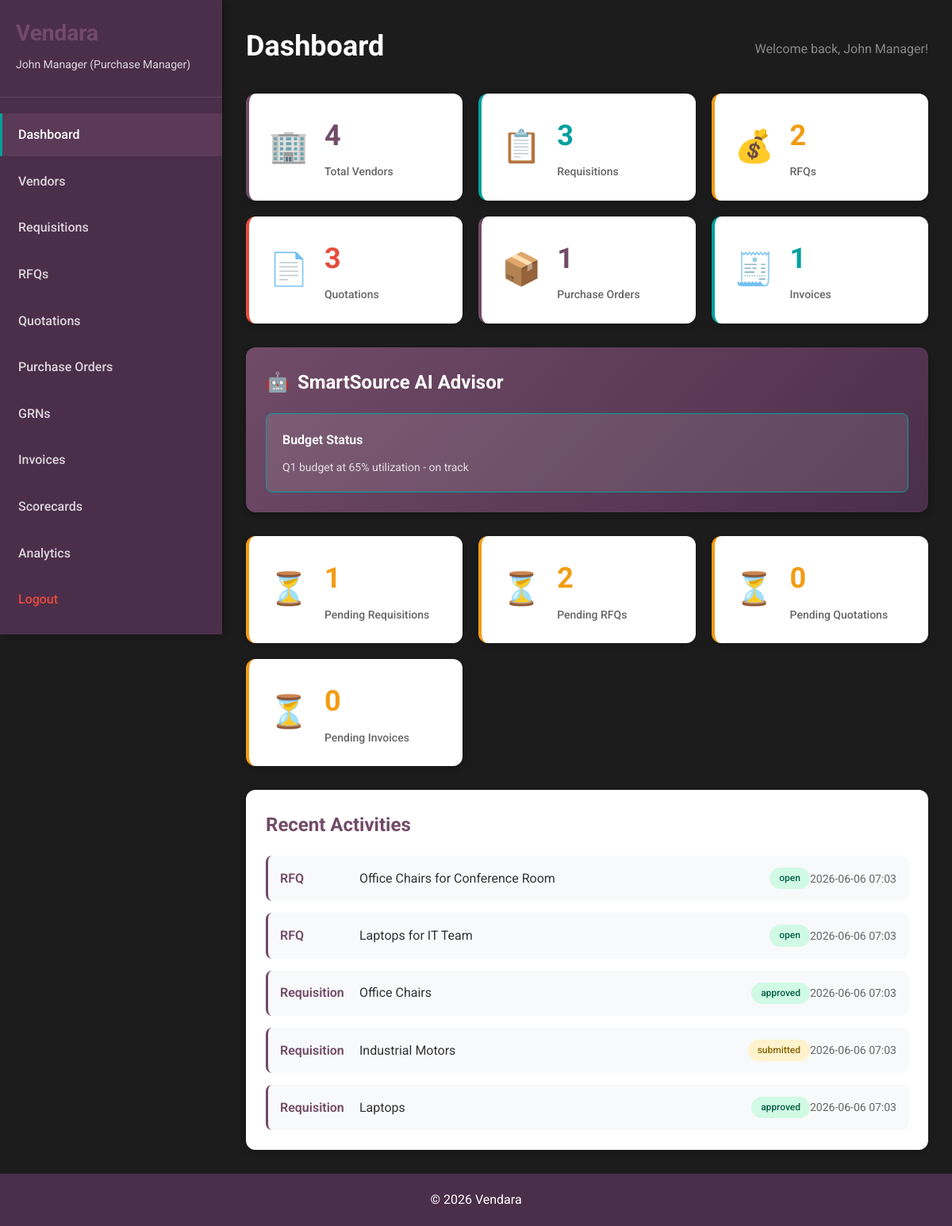
/dashboard (signed in), run on the app's committed database.
### app.py (models this page shows)
class RFQ(db.Model):
    __tablename__ = 'rfqs'
    id = db.Column(db.Integer, primary_key=True)
    rfq_number = db.Column(db.String(50), unique=True, nullable=False)
    requisition_id = db.Column(db.Integer, db.ForeignKey('requisitions.id'), nullable=False)
    title = db.Column(db.String(200), nullable=False)
    description = db.Column(db.Text)
    deadline = db.Column(db.Date, nullable=False)
    status = db.Column(db.String(20), default='open')
    created_by = db.Column(db.Integer, db.ForeignKey('users.id'), nullable=False)
    created_at = db.Column(db.DateTime, default=datetime.utcnow)
    requisition = db.relationship('Requisition', backref='rfqs')
    creator = db.relationship('User', backref='created_rfqs')

class Requisition(db.Model):
    __tablename__ = 'requisitions'
    id = db.Column(db.Integer, primary_key=True)
    requisition_number = db.Column(db.String(50), unique=True, nullable=False)
    item_name = db.Column(db.String(200), nullable=False)
    description = db.Column(db.Text)
    quantity = db.Column(db.Integer, nullable=False)
    unit = db.Column(db.String(20), nullable=False)
    estimated_budget = db.Column(db.Float, nullable=False)
    department = db.Column(db.String(100), nullable=False)
    urgency = db.Column(db.String(20), default='normal')
    requested_by = db.Column(db.Integer, db.ForeignKey('users.id'), nullable=False)
    status = db.Column(db.String(20), default='draft')
    approved_by = db.Column(db.Integer, db.ForeignKey('users.id'))
    approved_at = db.Column(db.DateTime)
    remarks = db.Column(db.Text)
    created_at = db.Column(db.DateTime, default=datetime.utcnow)
    requester = db.relationship('User', foreign_keys=[requested_by], backref='requisitions')
    approver = db.relationship('User', foreign_keys=[approved_by], backref='approved_requisitions')

### app.py (the view)
@app.route('/dashboard')
@login_required
def dashboard():
    role = session.get('user_role')
    role_display = role.replace('_', ' ').title() if role else ''
    check_deadline_reminders()
    total_vendors = Vendor.query.count()
    total_requisitions = Requisition.query.count()
    total_rfqs = RFQ.query.count()
    total_quotations = Quotation.query.count()
    total_pos = PurchaseOrder.query.count()
    total_invoices = Invoice.query.count()
    pending_requisitions = Requisition.query.filter_by(status='submitted').count()
    pending_rfqs = RFQ.query.filter_by(status='open').count()
    pending_quotations = Quotation.query.filter_by(status='pending').count()
    pending_invoices = Invoice.query.filter_by(overall_status='pending').count()
    recent_requisitions = Requisition.query.order_by(Requisition.created_at.desc()).limit(3).all()
    recent_rfqs = RFQ.query.order_by(RFQ.created_at.desc()).limit(3).all()
    recent_activities = []
    for r in recent_requisitions:
        recent_activities.append({
            'type': 'Requisition',
            'name': r.item_name,
            'status': r.status,
            'created_at': r.created_at
        })
    for r in recent_rfqs:
        recent_activities.append({
            'type': 'RFQ',
            'name': r.title,
            'status': r.status,
            'created_at': r.created_at
        })
    recent_activities.sort(key=lambda x: x['created_at'], reverse=True)
    recent_activities = recent_activities[:5]
    ai_insights = get_ai_insights()
    user_notifications = Notification.query.filter_by(user_id=session['user_id']).order_by(Notification.created_at.desc()).limit(5).all()
    return render_template('dashboard.html',
                         role=role,
                         role_display=role_display,
                         total_vendors=total_vendors,
                         total_requisitions=total_requisitions,
                         total_rfqs=total_rfqs,
                         total_quotations=total_quotations,
                         total_pos=total_pos,
                         total_invoices=total_invoices,
                         pending_requisitions=pending_requisitions,
                         pending_rfqs=pending_rfqs,
                         pending_quotations=pending_quotations,
                         pending_invoices=pending_invoices,
                         recent_activities=recent_activities,
                         ai_insights=ai_insights,
                         notifications=user_notifications)

### app.py (called while the page is built, shortened)
def is_logged_in():
    return 'user_id' in session

def login_required(f):
    from functools import wraps
    @wraps(f)
    def decorated_function(*args, **kwargs):
        if not is_logged_in():
            flash('Please login to access this page.', 'warning')
            return redirect(url_for('login'))
        return f(*args, **kwargs)
    return decorated_function

def check_deadline_reminders():
    tomorrow = datetime.now() + timedelta(days=1)
    upcoming_rfqs = RFQ.query.filter(
        RFQ.deadline <= tomorrow.date(),
        RFQ.deadline >= datetime.now().date(),
        RFQ.status == 'sent'
    ).all()

### templates/dashboard.html (shortened to what this page needs)
{% extends "base.html" %}
{% block content %}
<div class="dashboard-container">
    <aside class="sidebar">
        <div class="sidebar-header">
            <h2>Vendara</h2>
            <p>{{ session.user_name }} ({{ role_display }})</p>
        </div>
        <nav class="sidebar-nav">
            <ul>
                <li class="active">
                    <a href="{{ url_for('dashboard') }}">Dashboard</a>
                </li>
                {% if session.user_role in ['admin', 'purchase_manager'] %}
                <li>
                    <a href="{{ url_for('vendors') }}">Vendors</a>
                </li>
                {% endif %}
                <li>
                    <a href="{{ url_for('requisitions') }}">Requisitions</a>
                </li>
                {% if session.user_role in ['admin', 'purchase_manager'] %}
                <li>
                    <a href="{{ url_for('rfqs') }}">RFQs</a>
                </li>
                <li>
                    <a href="{{ url_for('quotations') }}">Quotations</a>
                </li>
                <li>
                    <a href="{{ url_for('purchase_orders') }}">Purchase Orders</a>
                </li>
                <li>
                    <a href="{{ url_for('grns') }}">GRNs</a>
                </li>
                {% endif %}
                <li>
                    <a href="{{ url_for('invoices') }}">Invoices</a>
                </li>
                {% if session.user_role in ['admin', 'purchase_manager'] %}
                <li>
                    <a href="{{ url_for('scorecards') }}">Scorecards</a>
                </li>
                <li>
                    <a href="{{ url_for('analytics') }}">Analytics</a>
                </li>
                {% endif %}
                <li>
                    <a href="{{ url_for('logout') }}" class="logout">Logout</a>
                </li>
            </ul>
        </nav>
    </aside>
    <main class="main-content">
        <div class="content-header">
            <h1>Dashboard</h1>
            <p>Welcome back, {{ session.user_name }}!</p>
        </div>
        <div class="dashboard-cards">
            <div class="card">
                <div class="card-icon">🏢</div>
                <div class="card-content">
                    <h3>{{ total_vendors }}</h3>
                    <p>Total Vendors</p>
                </div>
            </div>
            <div class="card card-success">
                <div class="card-icon">📋</div>
                <div class="card-content">
                    <h3>{{ total_requisitions }}</h3>
                    <p>Requisitions</p>
                </div>
            </div>
            <div class="card card-warning">
                <div class="card-icon">💰</div>
                <div class="card-content">
                    <h3>{{ total_rfqs }}</h3>
                    <p>RFQs</p>
                </div>
            </div>
            <div class="card card-danger">
                <div class="card-icon">📄</div>
                <div class="card-content">
                    <h3>{{ total_quotations }}</h3>
                    <p>Quotations</p>
                </div>
            </div>
            <div class="card">
                <div class="card-icon">📦</div>
                <div class="card-content">
                    <h3>{{ total_pos }}</h3>
                    <p>Purchase Orders</p>
                </div>
            </div>
            <div class="card card-success">
                <div class="card-icon">🧾</div>
                <div class="card-content">
                    <h3>{{ total_invoices }}</h3>
                    <p>Invoices</p>
                </div>
            </div>
        </div>
        <div class="ai-advisor">
            <h2>SmartSource AI Advisor</h2>
            <div class="ai-insights">
                {% for insight in ai_insights %}
                <div class="ai-insight-card {{ insight.type }}">
                    <h4>{{ insight.title }}</h4>
                    <p>{{ insight.message }}</p>
                </div>
                {% endfor %}
            </div>
        </div>
        <div class="dashboard-cards">
            <div class="card card-warning">
                <div class="card-icon">⏳</div>
                <div class="card-content">
                    <h3>{{ pending_requisitions }}</h3>
                    <p>Pending Requisitions</p>
                </div>
            </div>
            <div class="card card-warning">
                <div class="card-icon">⏳</div>
                <div class="card-content">
                    <h3>{{ pending_rfqs }}</h3>
                    <p>Pending RFQs</p>
                </div>
            </div>
            <div class="card card-warning">
                <div class="card-icon">⏳</div>
                <div class="card-content">
                    <h3>{{ pending_quotations }}</h3>
                    <p>Pending Quotations</p>
                </div>
            </div>
            <div class="card card-warning">
                <div class="card-icon">⏳</div>
                <div class="card-content">
                    <h3>{{ pending_invoices }}</h3>
                    <p>Pending Invoices</p>
                </div>
            </div>
        </div>
        <div class="recent-activities">
            <h2>Recent Activities</h2>
            {% if recent_activities %}
                <div class="activity-list">
                    {% for activity in recent_activities %}
                    <div class="activity-item">
                        <div class="activity-type">{{ activity.type }}</div>
                        <div class="activity-name">{{ activity.name }}</div>
                        <div class="activity-status status-{{ activity.status }}">{{ activity.status }}</div>
                        <div class="activity-date">{{ activity.created_at.strftime('%Y-%m-%d %H:%M') }}</div>
                    </div>
                    {% endfor %}
                </div>
            {% else %}
                <p class="no-data">No recent activities</p>
            {% endif %}
        </div>
    </main>
</div>
{% endblock %}

### templates/base.html (shortened to what this page needs)
<!DOCTYPE html>
<html lang="en">
<head>
    <link rel="stylesheet" href="{{ url_for('static', filename='style.css') }}">
</head>
<body>
    <div class="container">
        {% block content %}{% endblock %}
    </div>
    <footer class="footer">
        <p>&copy; 2026 Vendara</p>
    </footer>
</body>
</html>

### static/style.css (style rules this page uses)
* { margin: 0; padding: 0; box-sizing: border-box; }
body { font-family: 'Roboto', 'Segoe UI', Tahoma, Geneva, Verdana, sans-serif; background-color: #1C1C1C; color: #FFFFFF; line-height: 1.6; }
.container { min-height: 100vh; }
.dashboard-container { display: flex; min-height: 100vh; }
.sidebar { width: 280px; background: #4B2E4A; color: white; padding: 20px 0; position: fixed; height: 100vh; overflow-y: auto; box-shadow: 4px 0 12px rgba(0,0,0,0.3); }
.sidebar-header { padding: 0 20px 30px; border-bottom: 1px solid rgba(255,255,255,0.1); }
.sidebar-header h2 { font-size: 28px; margin-bottom: 5px; font-weight: 700; color: #714B67; }
.sidebar-header p { font-size: 14px; opacity: 0.8; }
.sidebar-nav ul { list-style: none; padding: 20px 0; }
.sidebar-nav ul li { margin-bottom: 5px; }
.sidebar-nav ul li a { display: block; padding: 14px 20px; color: rgba(255,255,255,0.8); text-decoration: none; transition: all 0.3s; border-left: 3px solid transparent; font-weight: 500; }
.sidebar-nav ul li.active a { background: rgba(113, 75, 103, 0.4); color: white; border-left-color: #00A09D; }
.sidebar-nav ul li a.logout { color: #E74C3C; }
.main-content { flex: 1; margin-left: 280px; padding: 30px; background: #1C1C1C; }
.content-header { display: flex; justify-content: space-between; align-items: center; margin-bottom: 30px; }
.content-header h1 { color: #FFFFFF; font-size: 36px; font-weight: 700; }
.content-header p { color: #888; margin-top: 5px; }
.dashboard-cards { display: grid; grid-template-columns: repeat(auto-fit, minmax(250px, 1fr)); gap: 20px; margin-bottom: 30px; }
.card { background: #FFFFFF; padding: 25px; border-radius: 12px; box-shadow: 0 4px 12px rgba(0,0,0,0.2); display: flex; align-items: center; gap: 20px; border-left: 4px solid #714B67; }
.card-icon { font-size: 40px; color: #714B67; }
.card-content h3 { font-size: 36px; font-weight: 700; margin-bottom: 5px; color: #714B67; }
.card-content p { color: #666; font-size: 14px; font-weight: 500; }
.card-success { border-left-color: #00A09D; }
.card-success .card-icon { color: #00A09D; }
.card-success .card-content h3 { color: #00A09D; }
.card-warning { border-left-color: #F39C12; }
.card-warning .card-icon { color: #F39C12; }
.card-warning .card-content h3 { color: #F39C12; }
.card-danger { border-left-color: #E74C3C; }
.card-danger .card-icon { color: #E74C3C; }
.card-danger .card-content h3 { color: #E74C3C; }
.ai-advisor { background: linear-gradient(135deg, #714B67 0%, #4B2E4A 100%); padding: 25px; border-radius: 12px; margin-bottom: 30px; box-shadow: 0 4px 12px rgba(0,0,0,0.3); }
.ai-advisor h2 { color: #FFFFFF; margin-bottom: 20px; font-size: 24px; display: flex; align-items: center; gap: 10px; }
.ai-advisor h2::before { content: '🤖'; }
.ai-insights { display: grid; grid-template-columns: repeat(auto-fit, minmax(300px, 1fr)); gap: 15px; }
.ai-insight-card { background: rgba(255,255,255,0.1); padding: 20px; border-radius: 8px; border: 1px solid rgba(255,255,255,0.2); }
.ai-insight-card.info { border-color: #00A09D; }
.ai-insight-card h4 { color: #FFFFFF; margin-bottom: 10px; font-size: 16px; font-weight: 600; }
.ai-insight-card p { color: rgba(255,255,255,0.8); font-size: 14px; }
.recent-activities { background: #FFFFFF; padding: 25px; border-radius: 12px; box-shadow: 0 4px 12px rgba(0,0,0,0.2); }
.recent-activities h2 { color: #714B67; margin-bottom: 20px; font-size: 24px; }
.activity-list { display: flex; flex-direction: column; gap: 15px; }
.activity-item { display: flex; justify-content: space-between; align-items: center; padding: 15px; background: #F8F9FA; border-radius: 8px; border-left: 3px solid #714B67; }
.activity-type { font-weight: 600; color: #714B67; min-width: 100px; }
.activity-name { flex: 1; color: #333; }
.activity-status { padding: 4px 12px; border-radius: 20px; font-size: 12px; font-weight: 500; }
.activity-date { color: #666; font-size: 14px; }
.status-approved { background-color: #D1FAE5; color: #065F46; }
.status-submitted { background-color: #FFF3CD; color: #856404; }
.status-open { background-color: #D1FAE5; color: #065F46; }
.footer { text-align: center; padding: 20px; background: #4B2E4A; color: white; margin-top: auto; }
.footer p { margin: 0; }

### data on the page
RFQ: type "RFQ", name "Office Chairs for Conference Room", status "open", created_at "2026-06-06 07:03"
RFQ: type "RFQ", name "Laptops for IT Team", status "open", created_at "2026-06-06 07:03"
Requisition: type "Requisition", name "Office Chairs", status "approved", created_at "2026-06-06 07:03"
Requisition: type "Requisition", name "Industrial Motors", status "submitted", created_at "2026-06-06 07:03"
Requisition: type "Requisition", name "Laptops", status "approved", created_at "2026-06-06 07:03"

### other printed values
{{ session.user_name }} "John Manager"
{{ role_display }} "Purchase Manager"
{{ total_vendors }} "4"
{{ total_requisitions }} "3"
{{ total_rfqs }} "2"
{{ total_quotations }} "3"
{{ total_pos }} "1"
{{ total_invoices }} "1"
{{ insight.title }} "Budget Status"
{{ insight.message }} "Q1 budget at 65% utilization - on track"
{{ pending_requisitions }} "1"
{{ pending_rfqs }} "2"
{{ pending_quotations }} "0"
{{ pending_invoices }} "0"
